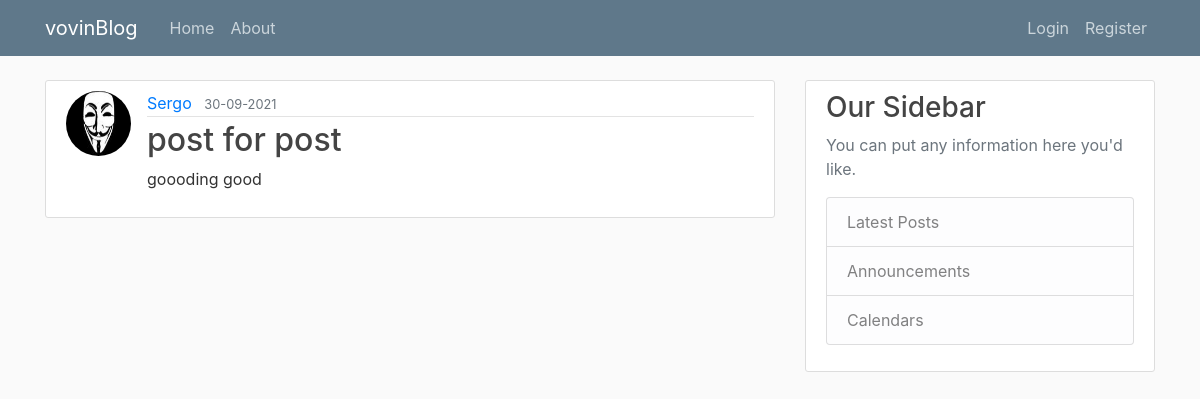
The page /post/2 on the database as committed earlier.
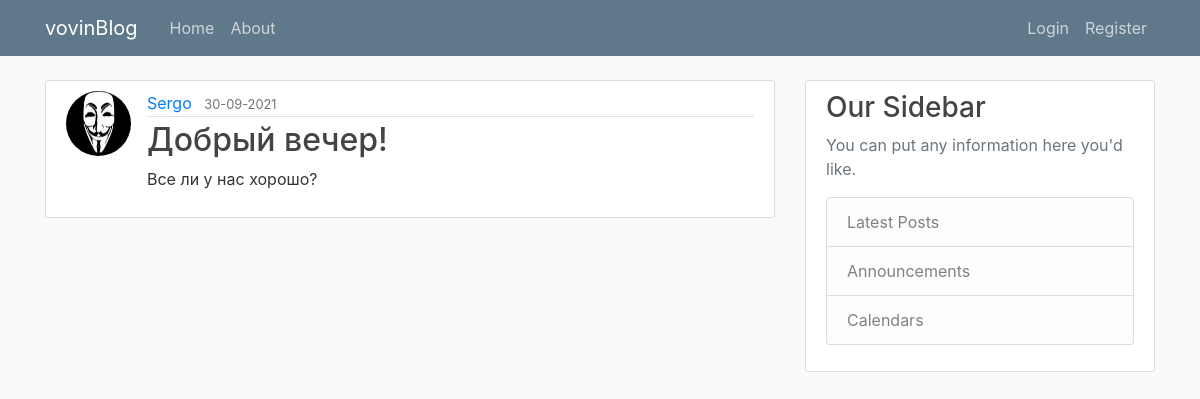
The same page on the database as committed later.
### app/models.py (models this page shows, shortened)
class Post(db.Model):
    id = db.Column(db.Integer, primary_key=True)
    title = db.Column(db.String(100), nullable=False)
    date_posted = db.Column(db.DateTime, nullable=False, default=datetime.utcnow)
    content = db.Column(db.Text, nullable=False)
    user_id = db.Column(db.Integer, db.ForeignKey("user.id"), nullable=False)

### app/posts/views.py (the view)
@posts.route("/post/<int:post_id>")
def post(post_id):
    post = Post.query.get_or_404(post_id)
    return render_template("post.html", title=post.title, post=post)

### app/templates/post.html (shortened to what this page needs)
{% extends "layout.html" %}
{% block content %}
<article class="media content-section">
    <img class="rounded-circle article-img"
        src="{{ url_for('static', filename='profile_pics/' + post.author.image_file) }}">
    <div class="media-body">
        <div class="article-metadata">
            <a class="mr-2" href="{{ url_for('users.user_posts', username=post.author.username) }}">{{
                post.author.username }}</a>
            <small class="text-muted">{{ post.date_posted.strftime('%d-%m-%Y') }}</small>
        </div>
        <h2 class="article-title">{{ post.title }}</h2>
        <p class="article-content">{{ post.content }}</p>
    </div>
</article>
{% endblock %}

Rows that differ between the two databases and show on the page:
changed Post: title "post for post" → "Добрый вечер!"; content "goooding good" → "Все ли у нас хорошо?"
